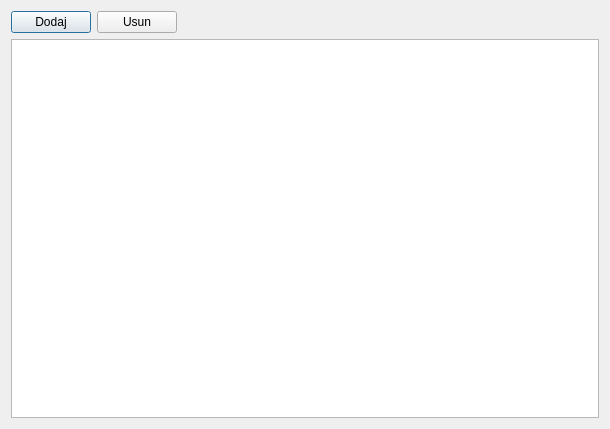
<?xml version="1.0" encoding="UTF-8"?>
<ui version="4.0">
 <class>Dialog</class>
 <widget class="QDialog" name="Dialog">
  <property name="geometry">
   <rect>
    <x>0</x>
    <y>0</y>
    <width>610</width>
    <height>429</height>
   </rect>
  </property>
  <property name="windowTitle">
   <string>Czytelnicy</string>
  </property>
  <layout class="QVBoxLayout" name="verticalLayout">
   <item>
    <layout class="QHBoxLayout" name="horizontalLayout">
     <item>
      <widget class="QPushButton" name="pushButtonDodaj">
       <property name="text">
        <string>Dodaj</string>
       </property>
      </widget>
     </item>
     <item>
      <widget class="QPushButton" name="pushButtonDelete">
       <property name="text">
        <string>Usun</string>
       </property>
      </widget>
     </item>
     <item>
      <spacer name="horizontalSpacer">
       <property name="orientation">
        <enum>Qt::Horizontal</enum>
       </property>
       <property name="sizeHint" stdset="0">
        <size>
         <width>40</width>
         <height>20</height>
        </size>
       </property>
      </spacer>
     </item>
    </layout>
   </item>
   <item>
    <widget class="QTableView" name="tableViewReaders">
     <property name="showDropIndicator" stdset="0">
      <bool>false</bool>
     </property>
     <property name="alternatingRowColors">
      <bool>true</bool>
     </property>
     <property name="selectionMode">
      <enum>QAbstractItemView::SingleSelection</enum>
     </property>
     <property name="selectionBehavior">
      <enum>QAbstractItemView::SelectRows</enum>
     </property>
     <property name="sortingEnabled">
      <bool>true</bool>
     </property>
     <attribute name="horizontalHeaderStretchLastSection">
      <bool>true</bool>
     </attribute>
    </widget>
   </item>
  </layout>
 </widget>
 <resources/>
 <connections/>
</ui>
